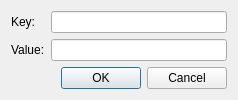
<?xml version="1.0" encoding="UTF-8"?>
<ui version="4.0">
 <class>InGameMapPropertyDialog</class>
 <widget class="QDialog" name="InGameMapPropertyDialog">
  <property name="geometry">
   <rect>
    <x>0</x>
    <y>0</y>
    <width>238</width>
    <height>93</height>
   </rect>
  </property>
  <property name="windowTitle">
   <string>Edit InGameMap Property</string>
  </property>
  <layout class="QFormLayout" name="formLayout">
   <item row="0" column="0">
    <widget class="QLabel" name="label">
     <property name="text">
      <string>Key:</string>
     </property>
    </widget>
   </item>
   <item row="0" column="1">
    <widget class="QLineEdit" name="keyEdit"/>
   </item>
   <item row="1" column="0">
    <widget class="QLabel" name="label_2">
     <property name="text">
      <string>Value:</string>
     </property>
    </widget>
   </item>
   <item row="1" column="1">
    <widget class="QLineEdit" name="valueEdit"/>
   </item>
   <item row="2" column="0" colspan="2">
    <widget class="QDialogButtonBox" name="buttonBox">
     <property name="orientation">
      <enum>Qt::Horizontal</enum>
     </property>
     <property name="standardButtons">
      <set>QDialogButtonBox::Cancel|QDialogButtonBox::Ok</set>
     </property>
    </widget>
   </item>
  </layout>
 </widget>
 <resources/>
 <connections>
  <connection>
   <sender>buttonBox</sender>
   <signal>accepted()</signal>
   <receiver>InGameMapPropertyDialog</receiver>
   <slot>accept()</slot>
   <hints>
    <hint type="sourcelabel">
     <x>248</x>
     <y>254</y>
    </hint>
    <hint type="destinationlabel">
     <x>157</x>
     <y>274</y>
    </hint>
   </hints>
  </connection>
  <connection>
   <sender>buttonBox</sender>
   <signal>rejected()</signal>
   <receiver>InGameMapPropertyDialog</receiver>
   <slot>reject()</slot>
   <hints>
    <hint type="sourcelabel">
     <x>316</x>
     <y>260</y>
    </hint>
    <hint type="destinationlabel">
     <x>286</x>
     <y>274</y>
    </hint>
   </hints>
  </connection>
 </connections>
</ui>
